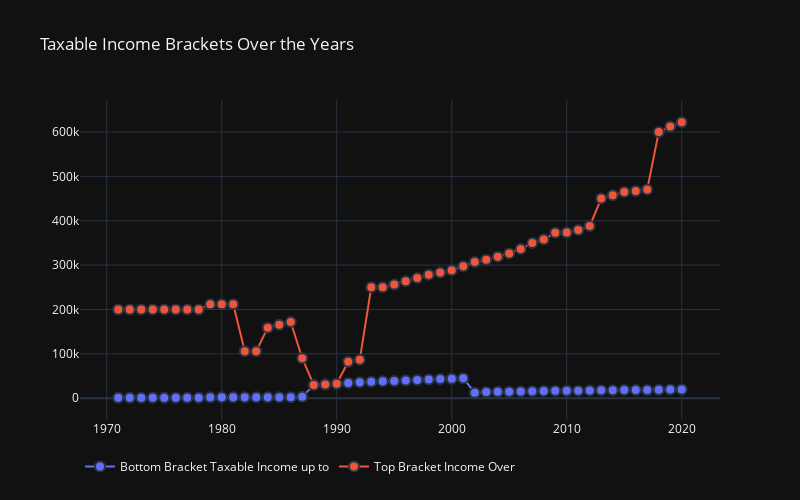

This figure's notebook cell:
### Code cell
import plotly.graph_objects as go

fig = go.Figure()

fig.add_trace(go.Scatter(x=df['Year'].head(50), y=df['Bottom Bracket Taxable Income up to'].head(50),
                         mode='lines+markers',
                         name='Bottom Bracket Taxable Income up to'))
fig.add_trace(go.Scatter(x=df['Year'].head(50), y=df['Top Bracket Taxable Income Over'].head(50),
                         mode='lines+markers',
                         name='Top Bracket Income Over'))
fig.update_traces(mode='lines+markers', marker_line_width=2, marker_size=10)

# Adding the title
fig.update_layout(
    autosize=False,
    width=800,
    height=500,
    legend_orientation="h",
    template='plotly_dark',
    title='Taxable Income Brackets Over the Years'  # Insert your title here
)

fig.show()

### Figure 1 — Plotly figure (JSON) as saved in the notebook; plotly's stock layout.template omitted (floating-point values rounded to 4 significant figures)
{"data": [{"marker": {"line": {"width": 2}, "size": 10}, "mode": "lines+markers", "name": "Bottom Bracket Taxable Income up to", "type": "scatter", "x": [2020, 2019, 2018, 2017, 2016, 2015, 2014, 2013, 2012, 2011, 2010, 2009, 2008, 2007, 2006, 2005, 2004, 2003, 2002, 2001, 2000, 1999, 1998, 1997, 1996, 1995, 1994, 1993, 1992, 1991, 1990, 1989, 1988, 1987, 1986, 1985, 1984, 1983, 1982, 1981, 1980, 1979, 1978, 1977, 1976, 1975, 1974, 1973, 1972, 1971], "y": [19400, 19400, 19050, 18650, 18550, 18450, 18150, 17850, 17400, 17000, 16750, 16700, 16050, 15650, 15100, 14600, 14300, 14000, 12000, 45200, 43850, 43050, 42350, 41200, 40100, 39000, 38000, 36900, 35800, 34000, 32450, 30950, 29750, 3000, 2270, 2180, 2100, 2100, 2100, 2100, 2100, 2100, 1000, 1000, 1000, 1000, 1000, 1000, 1000, 1000]}, {"marker": {"line": {"width": 2}, "size": 10}, "mode": "lines+markers", "name": "Top Bracket Income Over", "type": "scatter", "x": [2020, 2019, 2018, 2017, 2016, 2015, 2014, 2013, 2012, 2011, 2010, 2009, 2008, 2007, 2006, 2005, 2004, 2003, 2002, 2001, 2000, 1999, 1998, 1997, 1996, 1995, 1994, 1993, 1992, 1991, 1990, 1989, 1988, 1987, 1986, 1985, 1984, 1983, 1982, 1981, 1980, 1979, 1978, 1977, 1976, 1975, 1974, 1973, 1972, 1971], "y": [622050, 612350, 600000, 470700, 466950, 464850, 457600, 450000, 388350, 379150, 373650, 372950, 357700, 349700, 336550, 326450, 319100, 311950, 307050, 297350, 288350, 283150, 278450, 271050, 263750, 256500, 250000, 250000, 86500, 82150, 32450, 30950, 29750, 90000, 171580, 165450, 159000, 106000, 106000, 212000, 212000, 212000, 200000, 200000, 200000, 200000, 200000, 200000, 200000, 200000]}], "layout": {"autosize": false, "height": 500, "legend": {"orientation": "h"}, "title": {"text": "Taxable Income Brackets Over the Years"}, "width": 800}}
